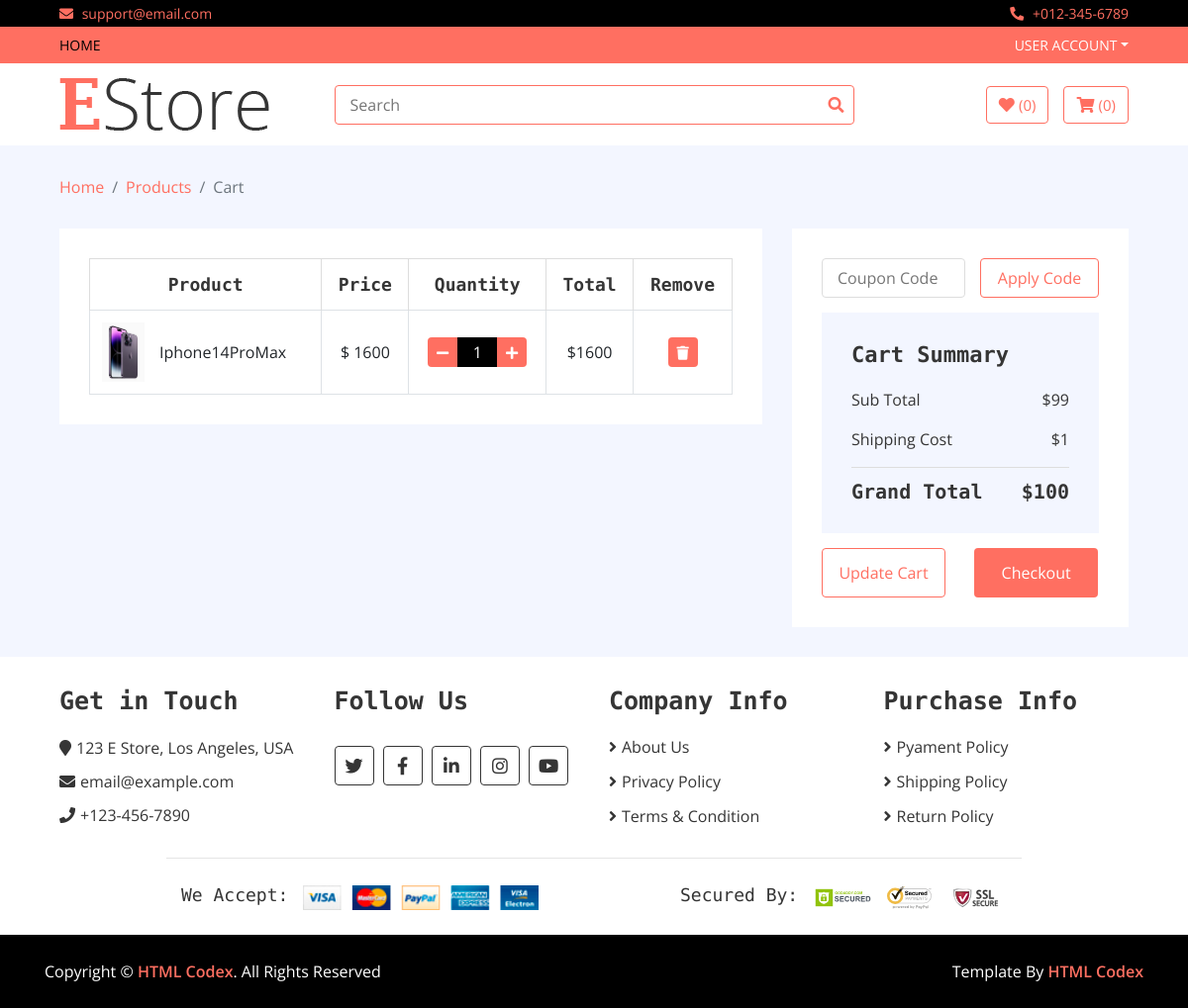
Before: /cart/ with the older database file.
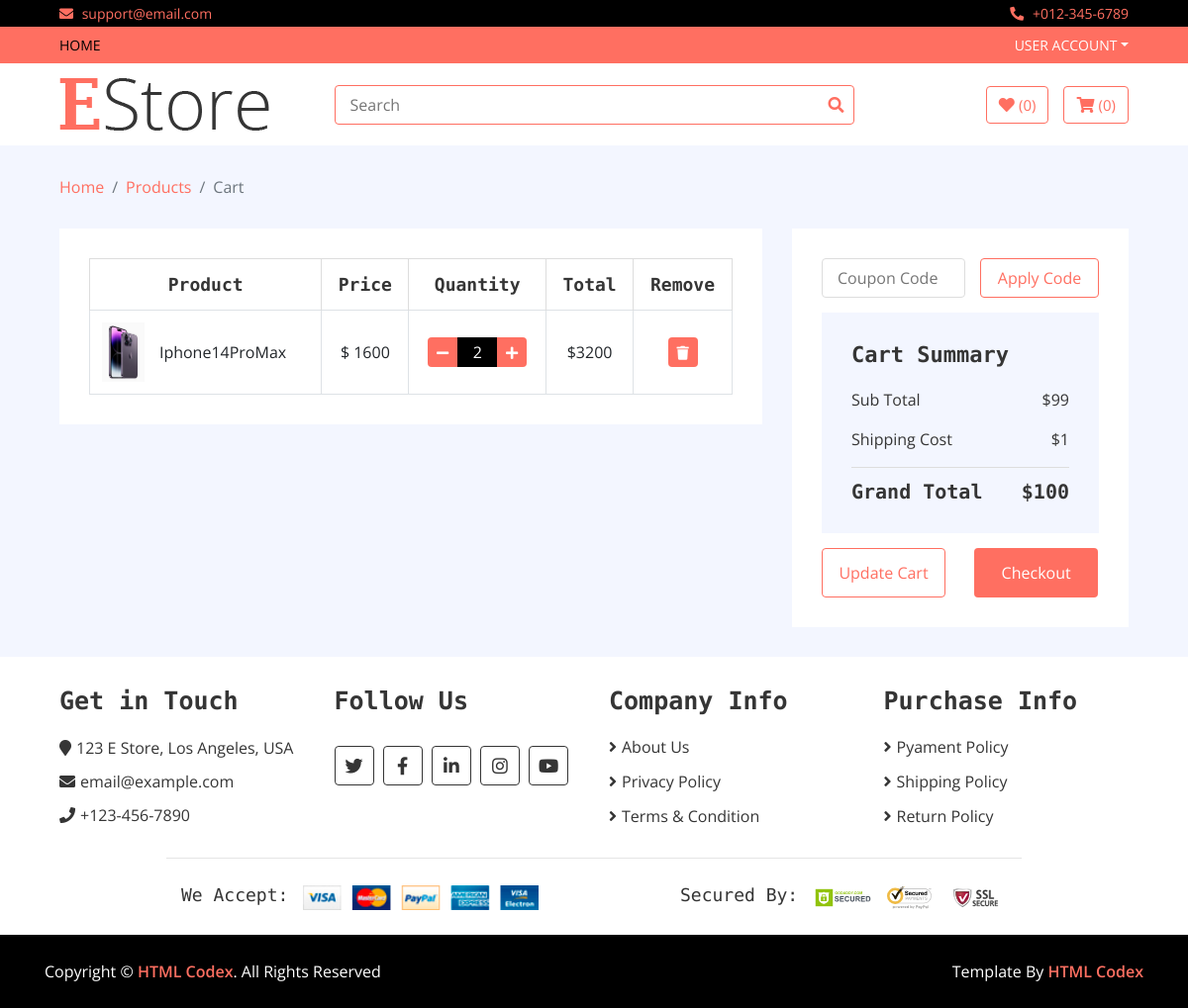
After: the same page with the newer database file.
### home/models.py (models this page shows, shortened)
class Cart(models.Model):
    username = models.CharField(max_length=400)
    slug = models.CharField(max_length=500)
    items = models.ForeignKey(Product,on_delete=models.CASCADE)
    quantity = models.IntegerField(default=1)
    total = models.IntegerField()
    checkout = models.BooleanField(default=False)

class Product(models.Model):
    name = models.CharField(max_length=400)
    slug = models.CharField(max_length=400)
    image = models.ImageField(upload_to='media')
    price = models.IntegerField()
    discounted_price = models.IntegerField(default = 0)
    category = models.ForeignKey(Category,on_delete=models.CASCADE)
    subcategory = models.ForeignKey(SubCategory,on_delete=models.CASCADE)
    brand = models.ForeignKey(Brand,on_delete=models.CASCADE)
    stock = models.CharField(max_length=100, choices=STOCK)
    labels = models.CharField(max_length=100,choices = LABELS)
    description = models.TextField(blank=True)
    specification = models.TextField(blank=True)

### home/views.py (the view)
# urls.py: path('cart/',CartView.as_view(),name='cart'),
class CartView(BaseView):
    def get(self,request):
        self.context
        username = request.user.username
        self.context['cart_views'] = Cart.objects.filter(username = username, checkout = False)
        return render(request,'cart.html',self.context)

### templates/cart.html (shortened to what the changed rows need)
{% extends 'base.html' %}
{% load static %}
{% block content %}
        <div class="cart-page">
            <div class="container-fluid">
                <div class="row">
                    <div class="col-lg-8">
                        <div class="cart-page-inner">
                            <div class="table-responsive">
                                <table class="table table-bordered">
                                    <thead class="thead-dark">
                                        <tr>
                                            <th>Product</th>
                                            <th>Price</th>
                                            <th>Quantity</th>
                                            <th>Total</th>
                                            <th>Remove</th>
                                        </tr>
                                    </thead>
                                    <tbody class="align-middle">
                                    {% for cart in cart_views %}
                                    <tr>
                                            <td>
                                                <div class="img">
                                                    <a href="#"><img src="{{cart.items.image.url}}" alt="Image"></a>
                                                    <p>{{cart.items.name}}</p>
                                                </div>
                                            </td>
                                            <td>${% if cart.discounted_price > 0 %}
                                            {% else %}
                                             {{cart.items.price}}
                                            {% endif %}</td>
                                            <td>
                                                <div class="qty">
                                                    <button class="btn-minus"><i class="fa fa-minus"></i></button>
                                                    <input type="text" value="{{cart.quantity }}">
                                                    <button class="btn-plus"><i class="fa fa-plus"></i></button>
                                                </div>
                                            </td>
                                            <td>${{cart.total}}</td>
                                            <td><button><i class="fa fa-trash"></i></button></td>
                                        </tr>
                                    {% endfor %}
                                    </tbody>
                                </table>
                            </div>
                        </div>
                    </div>
                    <div class="col-lg-4">
                        <div class="cart-page-inner">
                            <div class="row">
                                <div class="col-md-12">
                                    <div class="cart-summary">
                                        <div class="cart-content">
                                            <h1>Cart Summary</h1>
                                            <h2>Grand Total<span>$100</span></h2>
                                        </div>
                                    </div>
                                </div>
                            </div>
                        </div>
                    </div>
                </div>
            </div>
        </div>
      {% endblock %}

Changed rows visible on the page:
changed Cart "Iphone14ProMax": quantity "1" → "2"; total "1600" → "3200"
